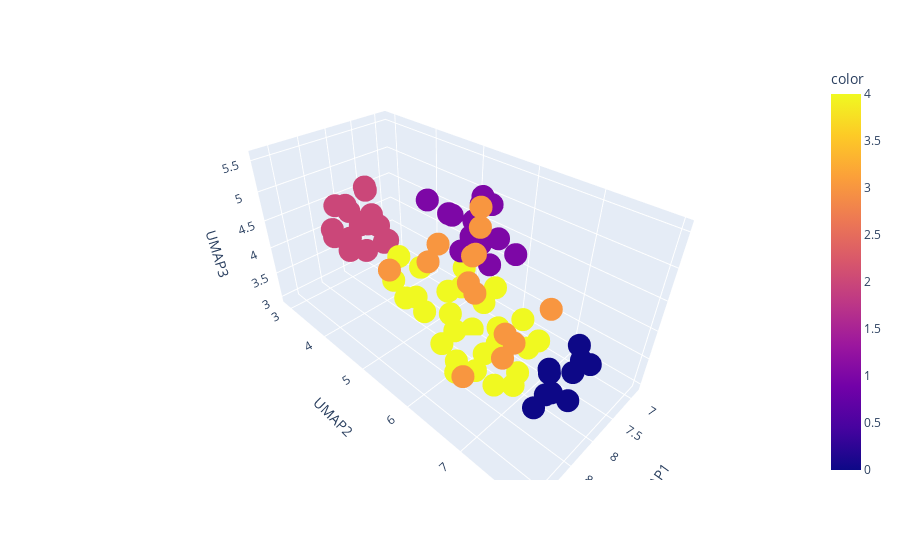

Notebook code cell kept with this figure:
### Code cell
reducer = umap.UMAP(n_components=3)
results = reducer.fit_transform(data_df_avg.values)

# px.scatter_3d(pd.DataFrame(results, columns=["UMAP1", "UMAP2", "UMAP3"]), x="UMAP1", y="UMAP2", z="UMAP3", color=labels).write_html("umap_cluster5.html")
px.scatter_3d(pd.DataFrame(results, columns=["UMAP1", "UMAP2", "UMAP3"]), x="UMAP1", y="UMAP2", z="UMAP3", color=labels)
